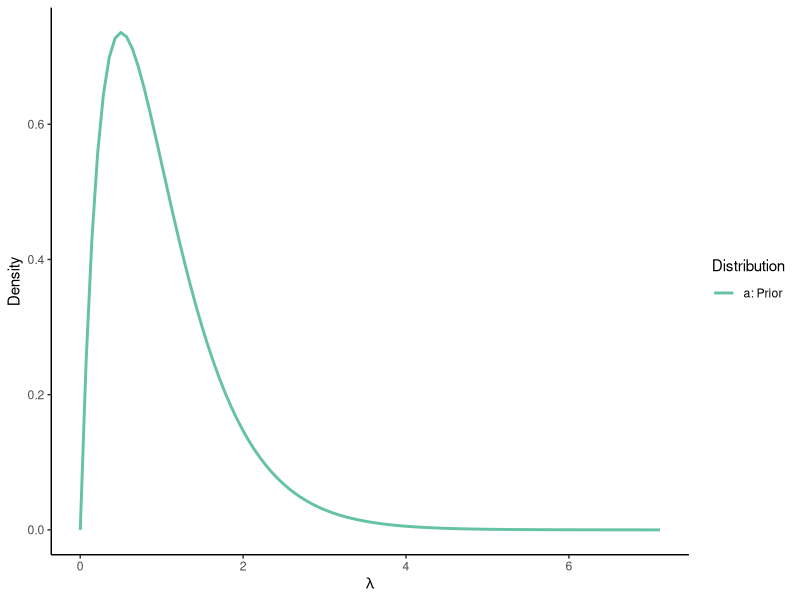
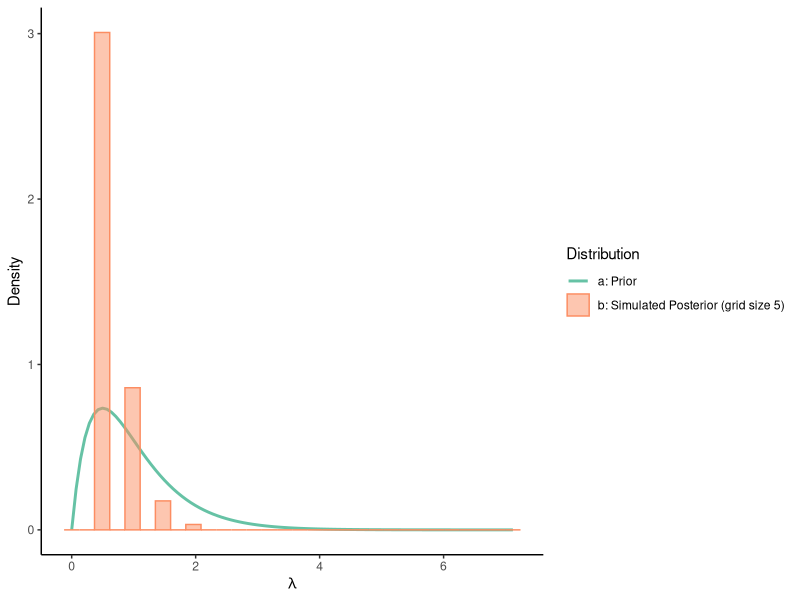
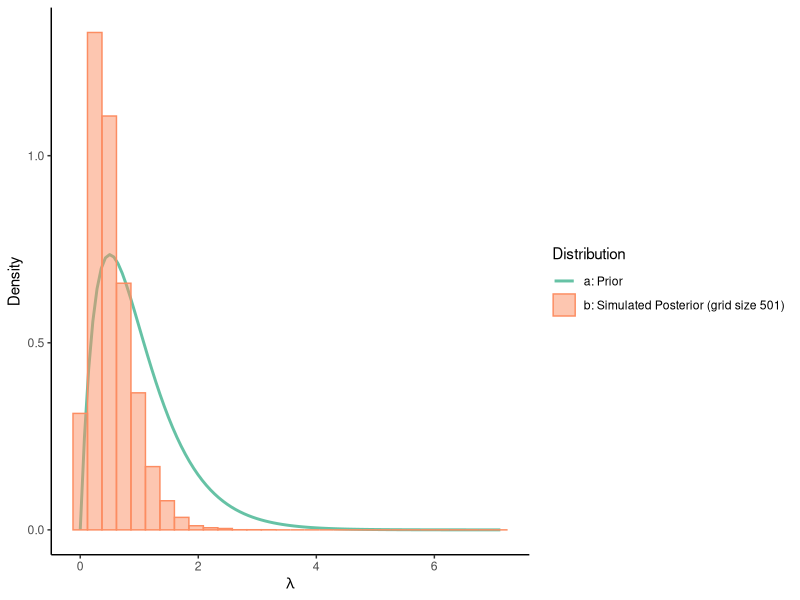
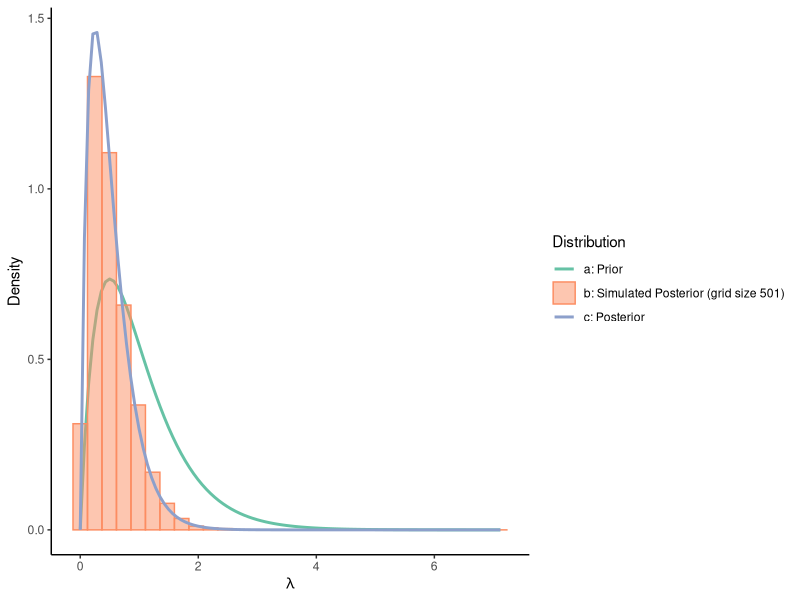

R code for these plots, in order:
## ---- chunk 1
knitr::opts_chunk$set(echo = TRUE)
## ---- chunk 2
# Imports
library(tidyverse)

# Global settings
plot_colors <- RColorBrewer::brewer.pal(8, "Set2")
## ---- chunk 3
# Functions
prob_cw <- function(x, lambda = 0.5) {
    # Computes the Curie-Weiss likelihood for a given data vector x and lambda
    # returns: the likelihood
    # ----------
    # x: data vector
    # lambda: parameter of the Curie-Weiss likelihood

    if (is.null(dim(x))) {
        m <- 1
        n <- length(x)
    }
    if (!is.null(dim(x))) {
        m <- dim(x)[1]
        n <- dim(x)[2]
    }

    pr_cw_unnorm <- function(n, r, lambda) choose(n, r) * exp(-lambda * r * (r - 1))
    pr_cw_i <- array(NA, dim = c(m, length(lambda)))
    pr_cw <- c()
    Z_cw <- 0
    for (i in 0:n) Z_cw <- Z_cw + pr_cw_unnorm(n, i, lambda)
    for (k in 1:m) {
        if (!is.null(dim(x))) r <- sum(x[k, ])
        if (is.null(dim(x))) r <- sum(x)
        pr_cw_i[k, ] <- pr_cw_unnorm(n, r, lambda) / Z_cw
    }
    for (j in 1:length(lambda)) pr_cw[j] <- prod(pr_cw_i[, j])
    return(pr_cw)
}


plot_gamma_ <- function(s, r, name, stat_fun_only = FALSE) {
    # Plots a gamma distribution with shape s and rate r
    # returns: Either a ggplot object or a stat_function object that can be added to a ggplot object
    # ----------
    # s: shape parameter of the gamma distribution
    # r: rate parameter of the gamma distribution
    # name: name of the distribution
    # stat_fun_only: if TRUE, returns a stat_function object only

    # Compute Gamma distribution
    ps <- stat_function(fun = dgamma, args = list(shape = s, rate = r), aes(color = name), linewidth = 1)
    if (stat_fun_only) {
        return(ps)
    }

    # Create plot
    xmin <- qgamma(1e-25, s, r)
    xmax <- qgamma(0.99999, s, r)
    p <- data.frame(x = c(xmin, xmax)) %>%
        ggplot(aes(x = x)) +
        ps +
        labs(x = expression(lambda), y = "Density") +
        scale_color_manual(values = plot_colors, name = "Distribution") +
        theme_classic() +
        coord_cartesian(expand = TRUE, clip = "off")

    return(p)
}

gamma_cw_grid_approx <- function(s, r, x, lambda_grid, n_samples) {
    # Performs grid approximation using a gamma prior and Curie-Weiss likelihood
    # returns: n_samples samples from the posterior
    # ----------
    # s: shape parameter of the gamma prior
    # r: rate parameter of the gamma prior
    # x: data vector
    # lambda_grid: grid of values for lambda
    # n_samples: number of samples to draw from the posterior

    dat <- data.frame(lambda = lambda_grid) # Create grid
    dat <- dat %>%
        mutate(
            prior = dgamma(lambda, s, r), # Evaluate prior
            likelihood = prob_cw(x, lambda), # Evaluate likelihood
            unnormalized_posterior = prior * likelihood, # Calculate unnormalized posterior
            posterior = unnormalized_posterior / sum(unnormalized_posterior) # Normalized posterior
        )

    return(sample_n(dat, n_samples, replace = TRUE, weight = posterior)) # Sample from posterior
}
## ---- chunk 4
# Prior
s <- 2
r <- 2

# Data
x1 <- 1
x2 <- 1
## ---- chunk 5
plot_gamma_(s, r, "a: Prior")
## ---- chunk 6
lambda <- seq(0, 2, length = 5)
dat <- data.frame(lambda)
head(dat)
## ---- chunk 7
dat <- dat %>%
    mutate(
        prior = dgamma(lambda, s, r),
        likelihood = prob_cw(c(x1, x2), lambda)
    )
head(dat)
## ---- chunk 8
# Calculate posterior
dat <- dat %>%
    mutate(
        unnormalized_posterior = prior * likelihood,
        posterior = unnormalized_posterior / sum(unnormalized_posterior)
    )
head(dat)
## ---- chunk 9
# Simulate posterior
n_samples <- 10000
simulated_posterior_5 <- sample_n(dat, n_samples, replace = TRUE, weight = posterior)

# Plot
plot_gamma_(s, r, "a: Prior") +
    geom_histogram(
        data = simulated_posterior_5, 
        aes(x = lambda, color = "b: Simulated Posterior (grid size 5)", after_stat(density)), 
        fill = plot_colors[2], 
        alpha = 0.5
        )
## ---- chunk 10
# Define grid
lambda <- seq(0, 5, length = 501)

# Simulate posterior
simulated_posterior_501 <- gamma_cw_grid_approx(s, r, c(x1, x2), lambda, n_samples) # Function defined above

# Plot
plot_gamma_(s, r, "a: Prior") +
    geom_histogram(
        data = simulated_posterior_501, 
        aes(x = lambda, color = "b: Simulated Posterior (grid size 501)", after_stat(density)), 
        fill = plot_colors[2], 
        alpha = 0.5
        )
## ---- chunk 11
# Calculate new Gamma parameters
s_new <- s
r_new <- r + (x1 + x2 - 1) * (x1 + x2)

# Plot
plot_gamma_(s, r, "a: Prior") +
    geom_histogram(data = simulated_posterior_501, aes(x = lambda, color = "b: Simulated Posterior (grid size 501)", after_stat(density)), fill = plot_colors[2], alpha = 0.5) +
    plot_gamma_(s_new, r_new, "c: Posterior", stat_fun_only = TRUE)
